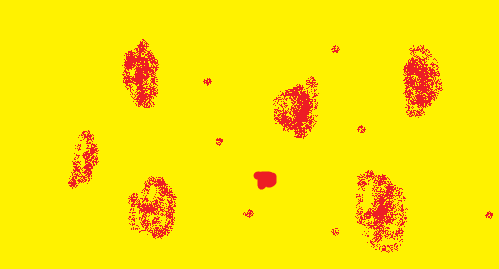
#> input picture blob/blob.png, 499 x 269 px
$ python opencv_method.py
#> lines starting #> are read from the running program, lines starting #| are printed output that depends on the picture; long printed decimals are rounded
# Standard imports
import cv2
import numpy as np

# Read image
im = cv2.imread("blob.png", cv2.IMREAD_GRAYSCALE)
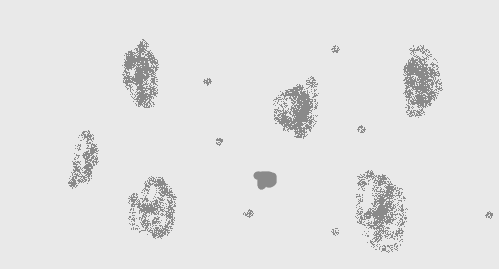
#> im: shape (269, 499); min 138, max 233, mean 227.7

# Set parameters
params = cv2.SimpleBlobDetector_Params()
"""
# Color
params.filterByColor = True
params.blobColor = 50

# Change thresholds
params.minThreshold = 150
params.maxThreshold = 200
"""
# Filter by Area.
params.filterByArea = True
params.minArea = 400
"""
# Filter by Circularity
params.filterByCircularity = True
params.minCircularity = 0.01
"""
# Filter by Convexity
params.filterByConvexity = True
params.minConvexity = 0.001
"""
# Filter by Inertia
params.filterByInertia = True
params.minInertiaRatio = 0.01
"""

# Set up the detector with default parameters.
detector = cv2.SimpleBlobDetector_create(params)

# Detect blobs.
keypoints = detector.detect(im)
#> keypoints = 5 keypoints; (x, y, size): (141, 74, 39.5), (419, 82, 37.9), (297, 112, 36.6), (381, 212, 35.4), (145, 210, 24.8)

# Draw detected blobs as red circle
# cv2.DRAW_MATCHES_FLAGS_DRAW_RICH_KEYPOINTS ensures the size of the circle corresponds to the size of blob
im_with_keypoints = cv2.drawKeypoints(im, keypoints, np.array([]), (0,0,0), cv2.DRAW_MATCHES_FLAGS_DRAW_RICH_KEYPOINTS)

# Show keypoints
cv2.imshow("Keypoints", im_with_keypoints)
try:
    print(keypoints)
#> (printed output is left out)
    print(keypoints[0].pt)
#| (145.331, 209.660)
except:
    print("no points")


cv2.waitKey(0)
